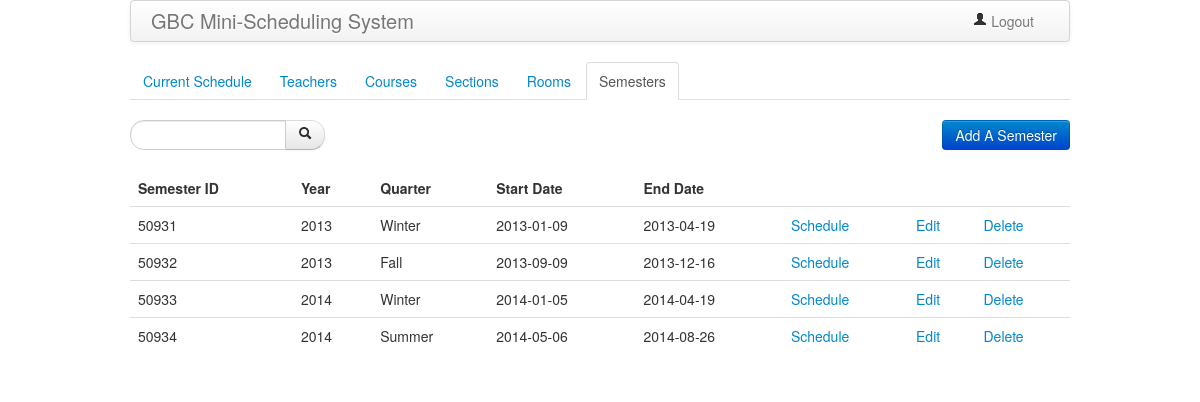
The page /semesters.php (signed in) on the database its author committed.
### tables this page shows
CREATE TABLE `semester_t` (
  `semester_id` int(32) NOT NULL AUTO_INCREMENT,
  `year` varchar(50),
  `quarter` varchar(50),
  `startDate` varchar(50) NOT NULL,
  `endDate` varchar(50) NOT NULL,
  PRIMARY KEY (`semester_id`)
);

### partials/_dbinfo.inc.php (called while the page is built, shortened)
<?php
function select($table, $params){
    if($params==='')
        $sql="SELECT * FROM " . $table;
    else
	   $sql="SELECT * FROM " . $table . " WHERE " . $params;
    $result=mysql_query($sql);
    return $result;
}
?>

### semesters.php (the view, shortened to what this page needs)
<?php
include('partials/_dbinfo.inc.php');
?>
<!DOCTYPE html>
<html>
<head>
    <link href="css/bootstrap.min.css" rel="stylesheet" media="screen">
    <link href="http://code.jquery.com/ui/1.10.2/themes/smoothness/jquery-ui.css" rel="stylesheet" media="screen">
     </head>
<body>
<div class="container">
  <?php
  include "partials/_header.php";
  ?>
  <ul class="nav nav-tabs">
    <li >
      <a href="admin.php">Current Schedule</a>
    </li>
    <li ><a href="teachers.php">Teachers</a></li>
    <li><a href="courses.php">Courses</a></li>
     <li><a href="sections.php">Sections</a></li>
    <li><a href="rooms.php">Rooms</a></li>
     <li class="active"><a href="semesters.php">Semesters</a></li>
  </ul>
  <?php include "partials/_search_table.php";  ?>
  <a href="add.php?semester"><button class="pull-right btn btn-primary">Add A Semester</button></a>
  <?php
    $result = select("semester_t","");
    $count=mysql_num_rows($result);
  ?>
  <table class="table table-hover">
    <thead>
      <tr>
        <th> Semester ID  </th>
        <th> Year  </th>
        <th> Quarter  </th>
        <th> Start Date  </th>
        <th> End Date  </th>
      </tr>
    </thead>
    <tbody class="searchable">
    <?php
      $i=0;
      while ($i < $count) {
        $id=mysql_result($result,$i,"semester_id");
        $year=mysql_result($result,$i,"year");
        $quarter=mysql_result($result,$i,"quarter");
        $start=mysql_result($result,$i,"startDate");
        $end=mysql_result($result,$i,"endDate");
    ?>
    <tr>
    <td> <?php echo $id; ?>  </td>
    <td> <?php echo $year; ?>  </td>
    <td> <?php echo $quarter; ?>  </td>
    <td> <?php echo $start; ?>  </td>
    <td> <?php echo $end; ?>  </td>
    <td> <a href="admin.php?semester=<?php echo $id ?>">Schedule</a></td>
    <td> <a href="#" class="details-click" data-detail-id="<?php echo $id ?>">Edit</a></td>
    <td> <a href="#" class="delete-click" data-detail-id="<?php echo $id ?>">Delete</a> </td>
    </tr>
    <?php
        $i++;
      }
    ?>
    </tbody>
  </table>
</div>
</body>
</html>

### rows shown on the page
semester_t: semester_id "50931", year "2013", quarter "Winter", startDate "2013-01-09", endDate "2013-04-19"
semester_t: semester_id "50932", year "2013", quarter "Fall", startDate "2013-09-09", endDate "2013-12-16"
semester_t: semester_id "50933", year "2014", quarter "Winter", startDate "2014-01-05", endDate "2014-04-19"
semester_t: semester_id "50934", year "2014", quarter "Summer", startDate "2014-05-06", endDate "2014-08-26"
